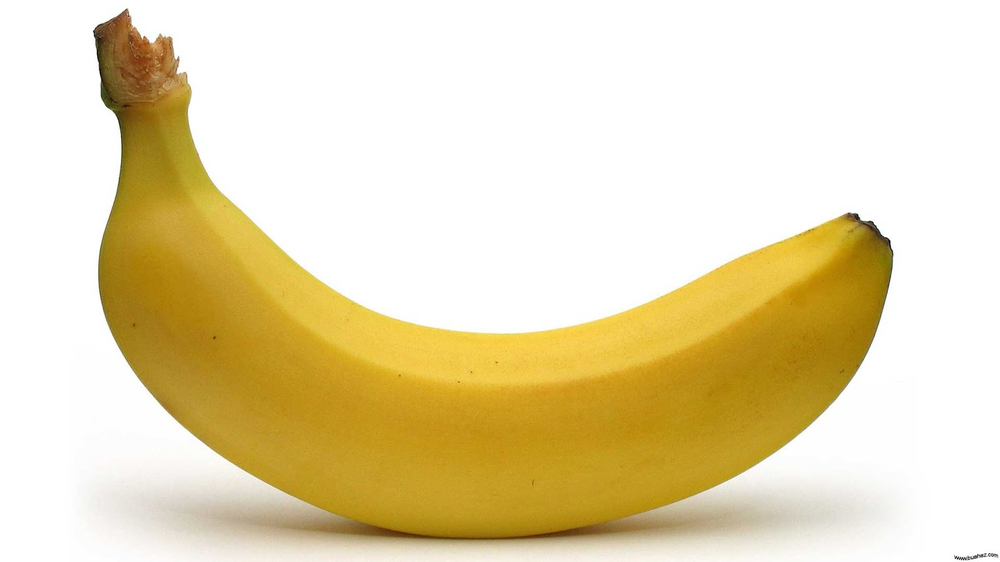
%> input picture pisang.png, 1000 x 562 px, shrunk from 1600 x 900 before the run
$ octave main_pisang.m   (GNU Octave 9; MATLAB toolbox functions it lacks are replaced by stand-ins)
%> lines starting %> are read from the running program, lines starting %| are printed output that depends on the picture; in (x1, y1, x2, y2) boxes, pixels count from 0 and x2, y2 are one past the last pixel; in counts of white or black regions, pixels touching at a corner belong together; the program's own positions count from 1
clear; clc;
pisang = imread('pisang.png');
%> pisang is the input picture: size 562x1000x3 uint8; mean R, G, B 232.3, 218.9, 180.6
pisang = im2double(pisang);
%> pisang: size 562x1000x3 double

imshow(pisang);

pisang_gray = rgb2gray(pisang);
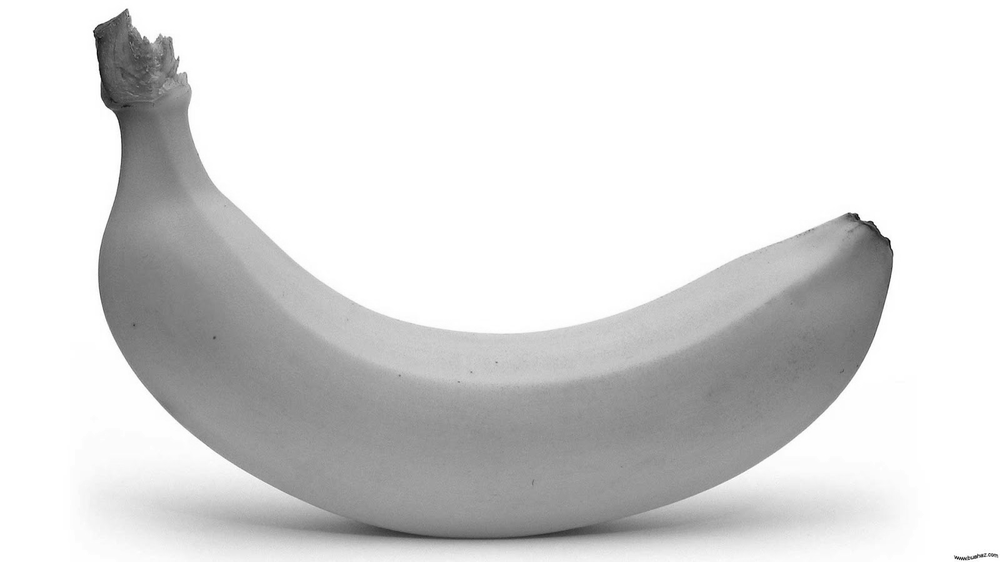
%> pisang_gray: size 562x1000 double; min 0.00347, max 1, mean 0.857
figure; imshow(pisang_gray);

pisang_binar= imbinarize(pisang_gray);
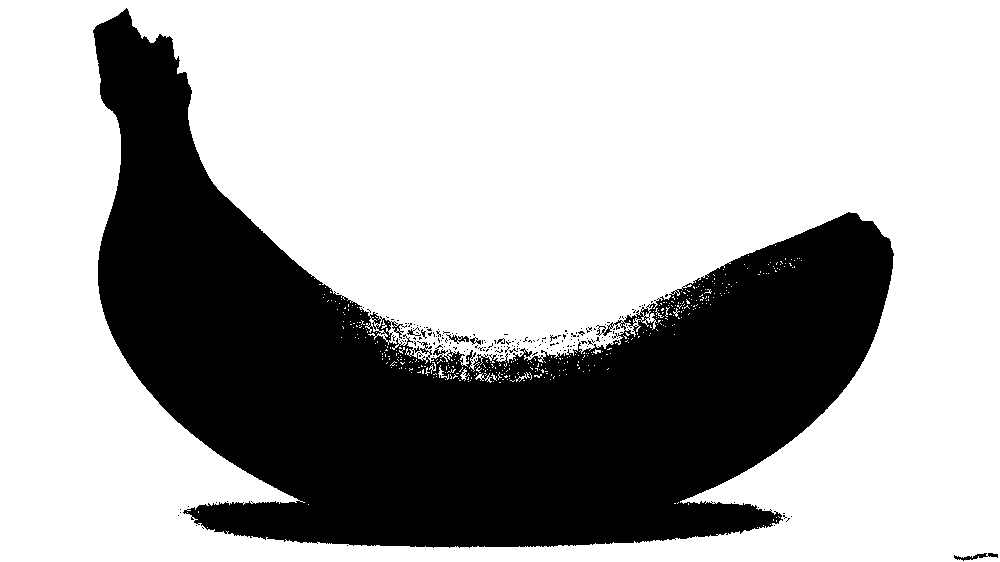
%> pisang_binar: size 562x1000 logical; 67.3% white; 180 black regions (173 under 20 px), largest, box (x1, y1, x2, y2) and area: (93, 8, 894, 548) 182797, (954, 553, 998, 561) 141, (446, 334, 469, 344) 86
figure; imshow(pisang_binar);

pisang_binar=~pisang_binar;
figure;imshow(pisang_binar);

pisang_isi = imfill(pisang_binar, 'holes');
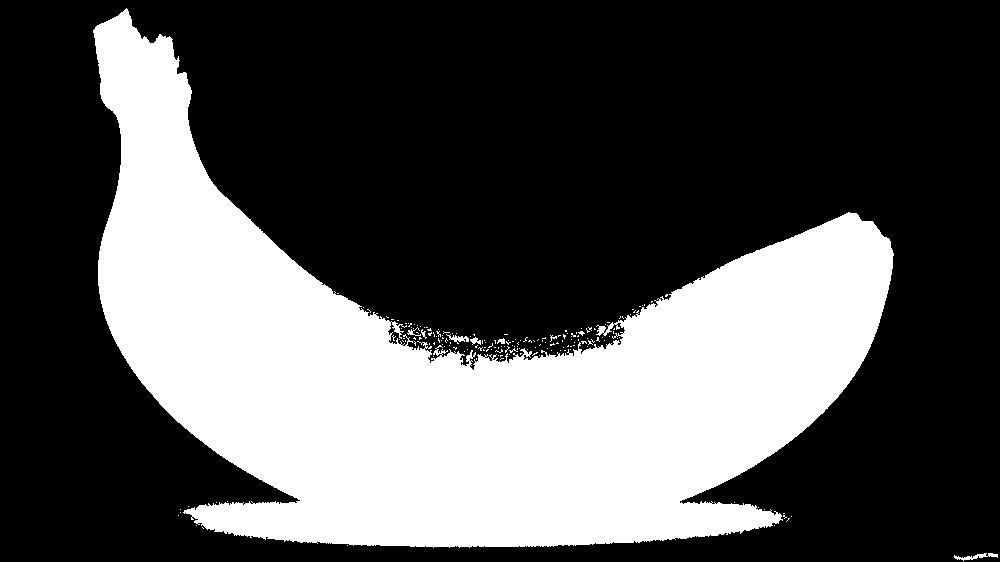
%> pisang_isi: size 562x1000 logical; 33% white; 178 white regions (171 under 20 px), largest, box (x1, y1, x2, y2) and area: (93, 8, 894, 548) 184744, (954, 553, 998, 561) 141, (446, 334, 469, 344) 94
figure;imshow(pisang_isi);

pisang_berubang = pisang_isi & ~pisang_binar;
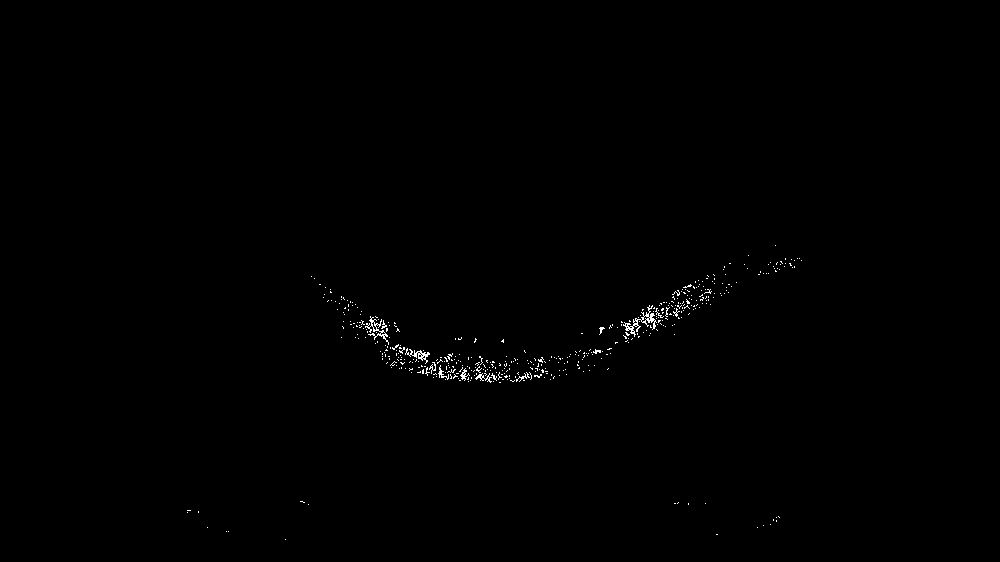
%> pisang_berubang: size 562x1000 logical; 0.35% white in thin lines or dots, all inside (x1, y1, x2, y2) = (187, 245, 802, 540)
figure; imshow(pisang_berubang);

bigholes = bwareaopen(pisang_berubang, 200);
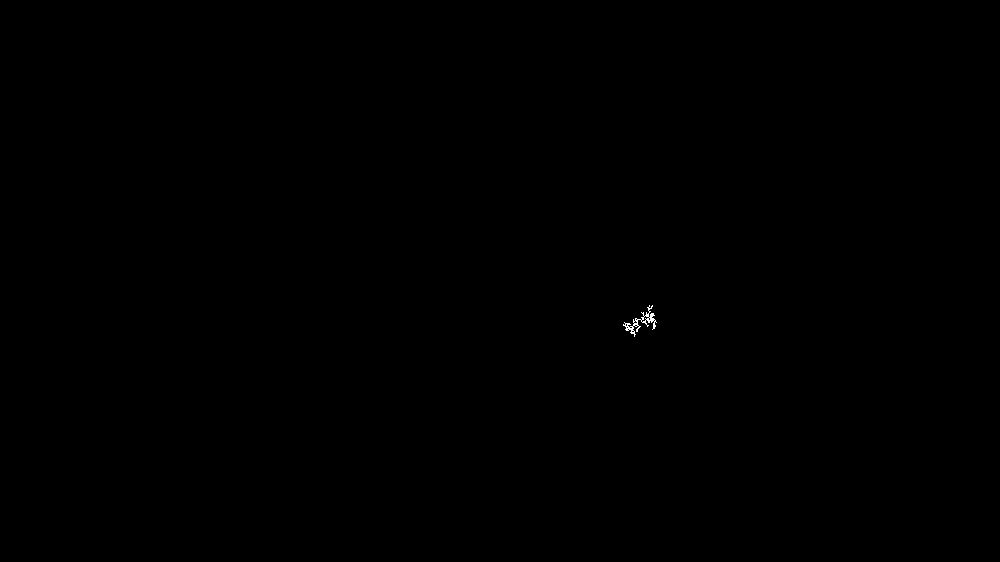
%> bigholes: size 562x1000 logical; 0.04% white in thin lines or dots, all inside (x1, y1, x2, y2) = (623, 305, 657, 337)
figure;imshow(bigholes)

smallholes = pisang_berubang & ~bigholes;
figure;imshow(smallholes);

new = pisang_binar | smallholes;
%> new: size 562x1000 logical; 33% white; 180 white regions (173 under 20 px), largest, box (x1, y1, x2, y2) and area: (93, 8, 894, 548) 184504, (954, 553, 998, 561) 141, (446, 334, 469, 344) 94
figure;imshow(new);
